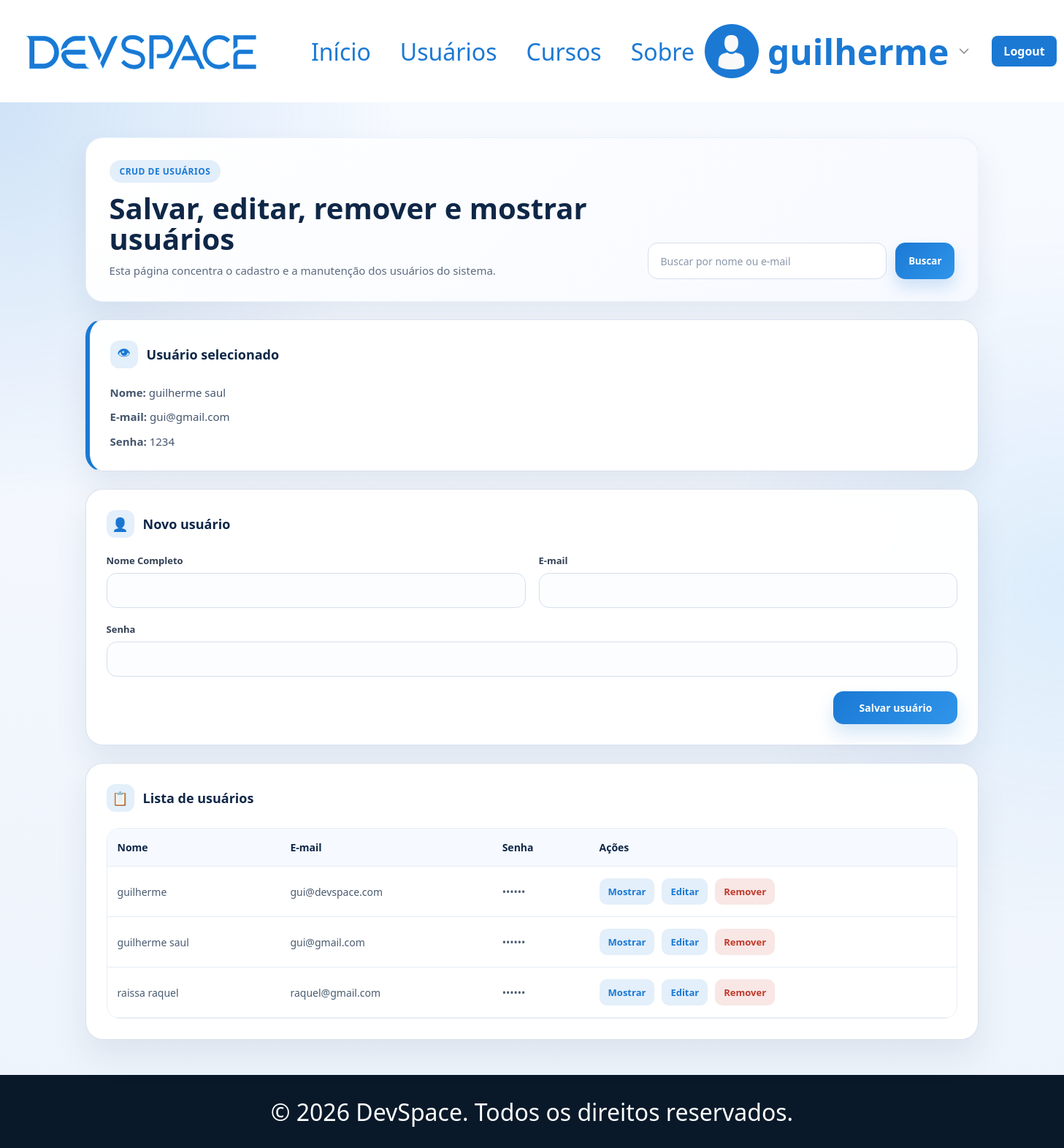
Page /user/gui@gmail.com (signed in) on the committed database.
### tables this page shows
CREATE TABLE usuarios (
                id INTEGER PRIMARY KEY AUTOINCREMENT,
                nome TEXT NOT NULL,
                email TEXT NOT NULL UNIQUE,
                senha TEXT NOT NULL
            );

### app.py (the view)
@app.route('/user/<email_usuario>')
@login_requerido
def mostrar_usuario(email_usuario):
    usuario = usuario_da_query()
    registro = buscar_usuario_por_email(email_usuario.strip().lower())
    if not registro:
        flash('Usuário não encontrado.')
        return redirect(url_for('user_page'))
    return render_template(
        'user.html',
        usuario=usuario,
        buscar='',
        ordem='nome',
        usuarios_filtrados=listar_usuarios(),
        usuario_selecionado=registro,
        email_selecionado=registro['email'],
        usuario_edicao=None,
        erro_usuario=''
    )

### app.py (called while the page is built)
def login_requerido(f):
    @wraps(f)
    def verificar(*args, **kwargs):
        if not session.get('usuario'):
            flash('você precisa estar logado para acessar essa página.')
            return redirect(url_for('login'))
        return f(*args, **kwargs)
    return verificar

def usuario_da_query():
    usuario = session.get('usuario')
    if usuario:
        return usuario
    return {'nome': 'Visitante', 'email': ''}

### db.py (called while the page is built)
def conectar_banco():
    conexao = sqlite3.connect(CAMINHO_BANCO)
    conexao.row_factory = sqlite3.Row
    return conexao

def registro_para_usuario(registro):
    if registro is None:
        return None
    return {
        'nome': registro['nome'],
        'email': registro['email'],
        'senha': registro['senha']
    }

def buscar_usuario_por_email(email):
    with conectar_banco() as conexao:
        registro = conexao.execute(
            'SELECT nome, email, senha FROM usuarios WHERE lower(email) = lower(?)',
            (email,)
        ).fetchone()
    return registro_para_usuario(registro)

def listar_usuarios(filtro=''):
    termo = filtro.strip().lower()
    with conectar_banco() as conexao:
        if termo:
            registros = conexao.execute(
                '''
                SELECT nome, email, senha
                FROM usuarios
                WHERE lower(nome) LIKE ? OR lower(email) LIKE ?
                ORDER BY lower(nome)
                ''',
                (f'%{termo}%', f'%{termo}%')
            ).fetchall()
        else:
            registros = conexao.execute(
                'SELECT nome, email, senha FROM usuarios ORDER BY lower(nome)'
            ).fetchall()
    return [registro_para_usuario(registro) for registro in registros]

### templates/user.html (shortened to what this page needs)
{% extends "base.html" %}  {% block css %}
<link rel="stylesheet" href="{{url_for('static', filename='css/user.css')}}" />
{% endblock %} {% block content %}
<main class="user-main">
  <div class="user-container">
    <section class="user-hero">
      <div class="user-hero-copy">
        <span class="user-label">CRUD de Usuários</span>
        <h1>Salvar, editar, remover e mostrar usuários</h1>
        <p>
          Esta página concentra o cadastro e a manutenção dos usuários do
          sistema.
        </p>
      </div>
      <form
        class="user-search"
        method="get"
        action="{{ url_for('user_page') }}"
      >
        <input
          type="search"
          name="buscar"
          value="{{ buscar }}"
          placeholder="Buscar por nome ou e-mail"
        />
        <button type="submit">Buscar</button>
      </form>
    </section>
     {% if usuario_selecionado %}
    <section class="user-card user-destaque">
      <div class="card-secao-titulo">
        <span class="secao-icone">👁</span>
        <h3>Usuário selecionado</h3>
      </div>
      <div class="user-detalhe">
        <p><strong>Nome:</strong> {{ usuario_selecionado.nome }}</p>
        <p><strong>E-mail:</strong> {{ usuario_selecionado.email }}</p>
        <p><strong>Senha:</strong> {{ usuario_selecionado.senha }}</p>
      </div>
    </section>
    {% endif %}
    <div class="user-grid">
      <section class="user-card">
        <div class="card-secao-titulo">
          <span class="secao-icone">👤</span>
          <h3>
            {% if usuario_edicao %}Editar usuário{% else %}Novo usuário{% endif
            %}
          </h3>
        </div>
        <form
          class="user-form"
          method="post"
          action="{% if usuario_edicao %}{{ url_for('editar_usuario', email_usuario=usuario_edicao.email) }}{% else %}{{ url_for('salvar_usuario') }}{% endif %}"
        >
          <div class="form-grd">
            <div class="form-grp">
              <label for="nome">Nome Completo</label>
              <input
                type="text"
                id="nome"
                name="nome"
                value="{{ usuario_edicao.nome if usuario_edicao else '' }}"
              />
            </div>
            <div class="form-grp">
              <label for="email">E-mail</label>
              <input
                type="email"
                id="email"
                name="email"
                value="{{ usuario_edicao.email if usuario_edicao else '' }}"
              />
            </div>
          </div>
          <div class="form-grd form-grd-senha">
            <div class="form-grp">
              <label for="senha">Senha</label>
              <input
                type="password"
                id="senha"
                name="senha"
                value="{{ usuario_edicao.senha if usuario_edicao else '' }}"
              />
            </div>
          </div>
          <div class="salvar-btn-wrapper">
            <button class="btn-salvar" type="submit">
              {% if usuario_edicao %}Salvar alterações{% else %}Salvar usuário{%
              endif %}
            </button>
          </div>
        </form>
      </section>
      <section class="user-card">
        <div class="card-secao-titulo">
          <span class="secao-icone">📋</span>
          <h3>Lista de usuários</h3>
        </div>
        <div class="tabela-wrapper">
          <table class="tabela-usuarios">
            <thead>
              <tr>
                <th>Nome</th>
                <th>E-mail</th>
                <th>Senha</th>
                <th>Ações</th>
              </tr>
            </thead>
            <tbody>
              {% for item in usuarios_filtrados %}
              <tr>
                <td>{{ item.nome }}</td>
                <td>{{ item.email }}</td>
                <td>••••••</td>
                <td class="acoes">
                  <a
                    class="acao-link"
                    href="{{ url_for('mostrar_usuario', email_usuario=item.email) }}"
                    >Mostrar</a
                  >
                  <a
                    class="acao-link"
                    href="{{ url_for('editar_usuario', email_usuario=item.email) }}"
                    >Editar</a
                  >
                  <form
                    method="post"
                    action="{{ url_for('remover_usuario', email_usuario=item.email) }}"
                  >
                    <button class="acao-excluir" type="submit">Remover</button>
                  </form>
                </td>
              </tr>
              {% else %}
              <tr>
                <td colspan="4" class="linha-vazia">
                  Nenhum usuário encontrado.
                </td>
              </tr>
              {% endfor %}
            </tbody>
          </table>
        </div>
      </section>
    </div>
  </div>
</main>
{% endblock %}

### templates/base.html (shortened to what this page needs)
<!doctype html>
<html lang="pt-br">
  <head>
    <link
      rel="stylesheet"
      href="{{url_for('static', filename='css/styles.css')}}"
    />
    {% block css %} {% endblock %}
  </head>
  <body>
    <header>
      {% set usuario_logado = session.get('usuario') %}
      <div id="logo-navbar">
        <img
          src="{{url_for('static', filename='imgs/logo-azul.png')}}"
          alt="Logo marca azul"
        />
        <nav>
          <li>
            <a href="{{ url_for('home') }}">Início</a>
            <a href="{{ url_for('user_page') }}">Usuários</a>
            <a href="{{ url_for('home') }}#cursos">Cursos</a>
            <a href="{{ url_for('home') }}#sobre">Sobre</a>
          </li>
        </nav>
      </div>
      <div id="user">
        <a class="user-link" href="{{ url_for('user_page') }}">
          <img
            src="{{url_for('static', filename='imgs/user.png')}}"
            alt="Imagem do user"
          />
          <h2>{{ usuario_logado.nome if usuario_logado else 'User' }}</h2>
          <img
            src="{{url_for('static', filename='imgs/seta-baixo.png')}}"
            alt="Seta para baixo"
            class="user-arrow"
          />
        </a>
        {% if usuario_logado %}
        <a class="btn-logout" href="{{ url_for('logout') }}">Logout</a>
        {% endif %}
      </div>
    </header>
    {% block content %} {% endblock %}
    <footer>
      <p>&copy; 2026 DevSpace. Todos os direitos reservados.</p>
    </footer>
  </body>
</html>

### static/css/styles.css (style rules this page uses)
* { margin: 0; padding: 0; box-sizing: border-box; font-family: "Segoe UI", Tahoma, Geneva, Verdana, sans-serif; }
main { display: flex; height: 100vh; }
section { width: 50%; }
footer { display: flex; justify-content: center; align-items: center; width: 100%; height: 100px; background-color: #0a1929; color: white; font-size: 32px; }

### rows in the picture
usuarios: nome "guilherme", email "gui@devspace.com"
usuarios: nome "guilherme saul", email "gui@gmail.com", senha "1234"
usuarios: nome "raissa raquel", email "raquel@gmail.com"
